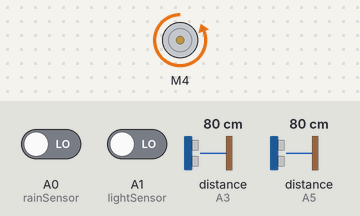
Simulated run of this sketch. Board: Arduino Uno, built with avr-gcc and run on an emulated ATmega328P. On the bench: DC motor (green arrow = forward, orange = backward, longer = faster). Wiring (inferred from the names in the program): ultrasonic range finder: trigger A2; echo A3. The test bench sets the inputs (shaded band); at power-on: distance to the obstacle (sensors on A3, A5) 80 cm, A0 (rainSensor) LOW, A1 (lightSensor) LOW. The echo pulse lasts 58.3 µs per cm.

Above: at 0.8 s.
0.9 s: distance to the obstacle (sensor on A3) set to 24 cm
2.4 s: distance to the obstacle (sensor on A3) set to 19 cm
At 3.5 s:
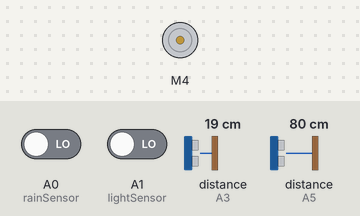
3.9 s: distance to the obstacle (sensor on A3) set to 35 cm
At 5.9 s:
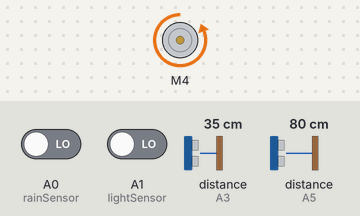
6.9 s: distance to the obstacle (sensor on A3) set to 2 cm
At 8.1 s:
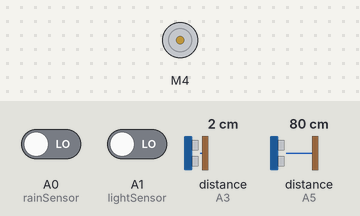
8.4 s: A0 (rainSensor) driven HIGH
At 10.6 s:
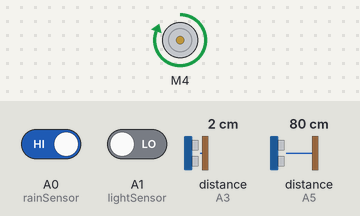
Timing chart, 0 to 12.1 s (numbered marks = the images above; inputs shaded):
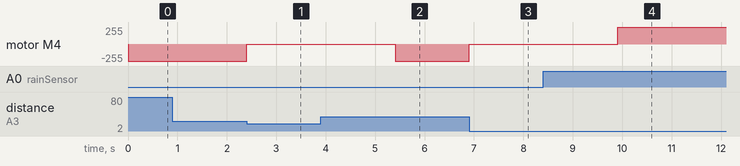

The sketch:

GianPhoiThongMinh_Ver1.0.ino
```cpp
#include <AFMotor.h>
AF_DCMotor motor(4, MOTOR12_64KHZ); //create motor #1 using M1 output on Motor Drive Shield, set to 64kHz PWM frequency

const int rainSensor = A0 ;
const int lightSensor = A1;
const int trigIn = A2;
const int echoIn = A3;
const int trigOut = A4;
const int echoOut = A5;

int distanceIn(int trig, int echo){
  unsigned long duration; // biến đo thời gian
  int distance;           // biến lưu khoảng cách

  /* Phát xung từ chân trig */
  digitalWrite(trig, LOW); // tắt chân trig
  delayMicroseconds(2);
  digitalWrite(trig, HIGH); // phát xung từ chân trig
  delayMicroseconds(5);   // xung có độ dài 5 micro giây
  digitalWrite(trig, LOW); // tắt chân trig

  /* Tính toàn thời gian */
  // Đo độ rộng xung HIGH ở chân echo
  duration = pulseIn(echo, HIGH);
  // Tính khoảng cách đến vật (cm)
  distance = int(duration/2/29.412);
  return distance;
}

int distanceOut(int trig, int echo){
  unsigned long duration; // biến đo thời gian
  int distance;           // biến lưu khoảng cách

  /* Phát xung từ chân trig */
  digitalWrite(trig, LOW); // tắt chân trig
  delayMicroseconds(2);
  digitalWrite(trig, HIGH); // phát xung từ chân trig
  delayMicroseconds(5);   // xung có độ dài 5 micro giây
  digitalWrite(trig, LOW); // tắt chân trig

  /* Tính toàn thời gian */
  // Đo độ rộng xung HIGH ở chân echo
  duration = pulseIn(echo, HIGH);
  // Tính khoảng cách đến vật (cm)
  distance = int(duration/2/29.412);
  return distance;
}

bool checkLightDark(int lightSensor){
  // Trả về TRUE khi trời tối, FALSE khi trời sáng
  return digitalRead(lightSensor);
}

bool checkRain(int rainSensor){
  // Trả về TRUE khi trời không mưa, FALSE khi trời mưa
  return digitalRead(rainSensor);
}

void keoRa(){
  motor.setSpeed(255);
  while(distanceOut(trigOut, echoOut)>20){
    motor.run(FORWARD);
  }
  motor.run(RELEASE);
  delay(3000);
}

void keoVao(){
  motor.setSpeed(255);
  while(distanceIn(trigIn, echoIn)>20){
    motor.run(BACKWARD);
  }
  motor.run(RELEASE);
  delay(3000);
}

void setup(){
  pinMode(lightSensor, INPUT);
  pinMode(rainSensor, INPUT);
  pinMode(trigIn, OUTPUT);
  pinMode(echoIn, INPUT);
  pinMode(trigOut, OUTPUT);
  pinMode(echoOut, INPUT);

  motor.setSpeed(255);
  keoVao();
}
void loop(){
  if(checkLightDark(lightSensor) == 0 && checkRain(rainSensor) == 1){
    keoRa();
  } else {
    keoVao();
  }
}
```

Measured:
- the behaviour switches between 22 and 21 cm on distance to the obstacle (sensor on A3) (found by bisection; images 0 and 1)
- after the input at 0.9 s, every drawn part: stays the same
- after the input at 2.4 s, motor M4: backward 255/255 → stopped at once
- after the input at 3.9 s, motor M4: stopped → backward 255/255 after 1.5 s
- after the input at 6.9 s, motor M4: backward 255/255 → stopped at once
- after the input at 8.4 s, motor M4: stopped → forward 255/255 after 1.5 s
